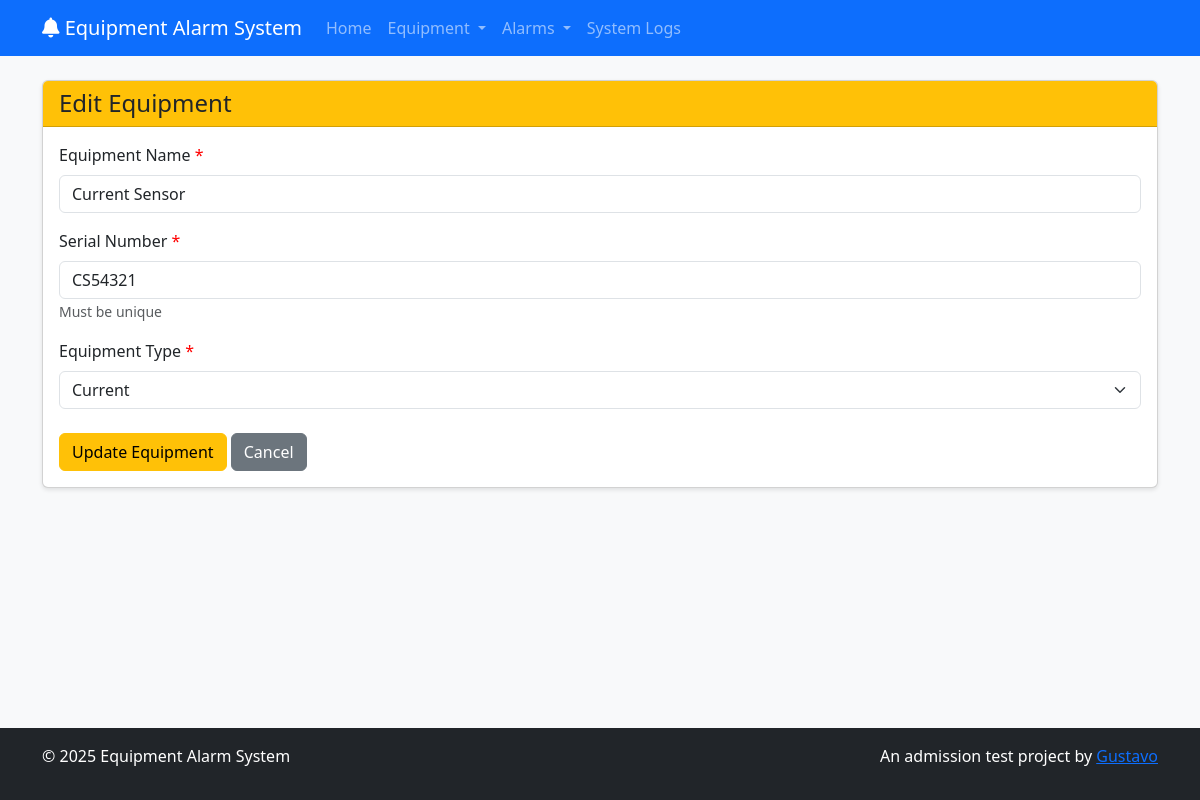
Screenshot of /equipment/edit.php?id=2 with the database file from the repository.
### tables this page shows
CREATE TABLE IF NOT EXISTS equipment (
    id INT AUTO_INCREMENT PRIMARY KEY,
    name VARCHAR(100) NOT NULL,
    serial_number VARCHAR(50) NOT NULL UNIQUE,
    type ENUM('Voltage', 'Current', 'Oil') NOT NULL,
    registration_date DATETIME DEFAULT CURRENT_TIMESTAMP,
    created_at DATETIME DEFAULT CURRENT_TIMESTAMP,
    updated_at DATETIME DEFAULT CURRENT_TIMESTAMP ON UPDATE CURRENT_TIMESTAMP
);

### includes/functions.php (called while the page is built, shortened)
<?php
require_once 'config.php';
function getEquipmentById($id) {
    global $conn;
    $id = (int) $id;
    $sql = "SELECT * FROM equipment WHERE id = ?";
    if($stmt = mysqli_prepare($conn, $sql)) {
        mysqli_stmt_bind_param($stmt, "i", $id);
        if(mysqli_stmt_execute($stmt)) {
            $result = mysqli_stmt_get_result($stmt);
            if(mysqli_num_rows($result) == 1) {
                return mysqli_fetch_assoc($result);
            }
        }
    }
    return false;
}
?>

### equipment/edit.php (the view, shortened to what this page needs)
<?php
require_once '../includes/header.php';
$id = (int)$_GET['id'];
$equipment = getEquipmentById($id);
$name = $equipment['name'];
$serial_number = $equipment['serial_number'];
$type = $equipment['type'];
?>
<div class="card">
    <div class="card-header bg-warning text-dark">
        <h2 class="h4 mb-0">Edit Equipment</h2>
    </div>
    <div class="card-body">
        <form action="<?php echo htmlspecialchars($_SERVER["PHP_SELF"] . "?id=" . $id); ?>" method="post">
            <div class="mb-3">
                <label for="name" class="form-label required-field">Equipment Name</label>
                <input type="text" class="form-control" id="name" name="name" value="<?php echo htmlspecialchars($name); ?>" required>
            </div>
            <div class="mb-3">
                <label for="serial_number" class="form-label required-field">Serial Number</label>
                <input type="text" class="form-control" id="serial_number" name="serial_number" value="<?php echo htmlspecialchars($serial_number); ?>" required>
                <small class="text-muted">Must be unique</small>
            </div>
            <div class="mb-3">
                <label for="type" class="form-label required-field">Equipment Type</label>
                <select class="form-select" id="type" name="type" required>
                    <option value="Current" <?php echo $type == "Current" ? 'selected' : ''; ?>>Current</option>
                </select>
            </div>
            <div class="mt-4">
                <button type="submit" class="btn btn-warning">Update Equipment</button>
                <a href="view.php?id=<?php echo $id; ?>" class="btn btn-secondary">Cancel</a>
            </div>
        </form>
    </div>
</div>
<?php
require_once '../includes/footer.php';
?>

### assets/css/style.css (style rules this page uses)
html { height: 100%; }
body { background-color: #f8f9fa; min-height: 100%; display: flex; flex-direction: column; }
.card { margin-bottom: 20px; box-shadow: 0 2px 4px rgba(0, 0, 0, 0.1); }
.card-header { font-weight: bold; }
.required-field::after { content: " *"; color: red; }

### rows the page displays
equipment: name "Current Sensor", serial_number "CS54321", type "Current"
